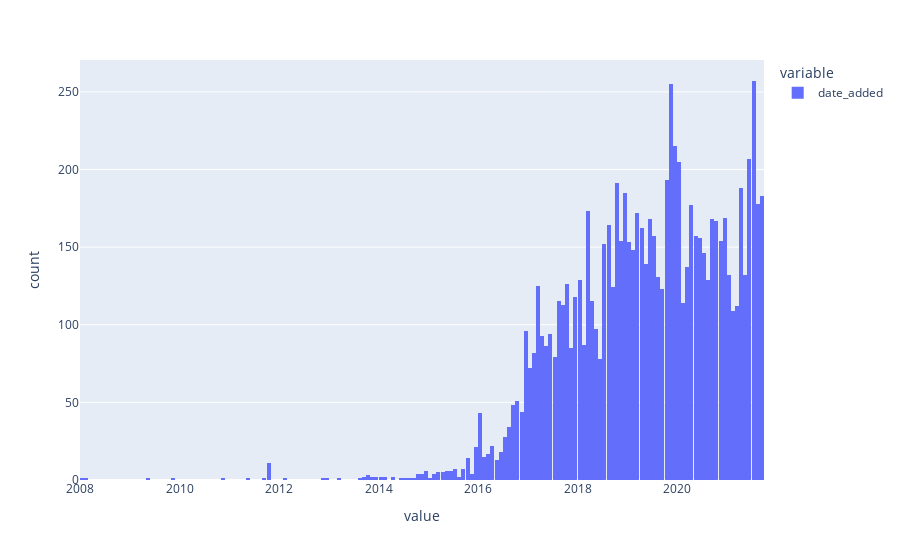

Notebook source saved alongside this figure:
### Code cell
# Interactive version using Plotly
px.histogram(data["date_added"])

### Figure 1 — Plotly figure (JSON) as saved in the notebook; plotly's stock layout.template omitted (floating-point values rounded to 4 significant figures; data arrays with more than 128 entries replaced by an {"elided": "..."} marker saying what was removed)
{"data": [{"alignmentgroup": "True", "bingroup": "x", "hovertemplate": "variable=date_added<br>value=%{x}<br>count=%{y}<extra></extra>", "legendgroup": "date_added", "marker": {"color": "#636efa", "pattern": {"shape": ""}}, "name": "date_added", "offsetgroup": "date_added", "orientation": "v", "showlegend": true, "type": "histogram", "x": {"elided": "8807 str values"}, "xaxis": "x", "yaxis": "y"}], "layout": {"barmode": "relative", "legend": {"title": {"text": "variable"}, "tracegroupgap": 0}, "margin": {"t": 60}, "xaxis": {"anchor": "y", "domain": [0, 1], "title": {"text": "value"}}, "yaxis": {"anchor": "x", "domain": [0, 1], "title": {"text": "count"}}}}
